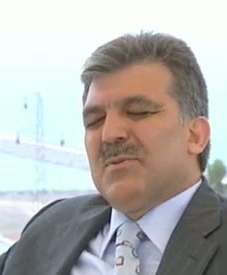
#> input picture Abdullah_Gul_10.jpg, 227 x 275 px, found by its file name
$ jupyter execute '[test]_face_boundary.ipynb'   (shell and % lines are left out)   (Python 2 division)
#> lines starting #> are read from the running program, lines starting #| are printed output that depends on the picture
[cell 1]
import numpy as np
import pandas as pd
import os

[cell 2]
import cv2
import matplotlib.pyplot as plt

# Import Data

[cell 3]
#image_dir = 'E:\Coursera\CVND\prj1\P1_Facial_Keypoints\data\\training'
image_dir = '.\\'
image_name = 'Abdullah_Gul_10.jpg'
img = cv2.imread(os.path.join(image_dir, image_name))
#> img is the input picture: shape (275, 227, 3); mean B, G, R 174.2, 176.8, 179.2

[cell 4]
img_cp = cv2.cvtColor(img, cv2.COLOR_BGR2RGB)
img_cp.shape
#> Out = (275, 227, 3)

[cell 5]
plt.imshow(img_cp)

[cell 6]
r = img_cp[:, :, 0]
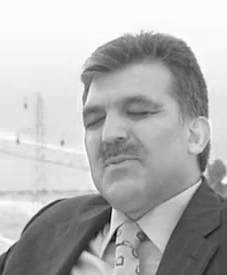
#> r: shape (275, 227); min 4, max 255, mean 179.2
g = img_cp[:, :, 1]
b = img_cp[:, :, 2]
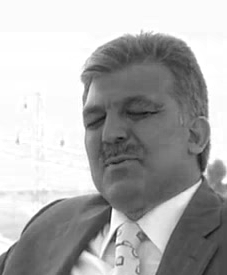
#> b: shape (275, 227); min 12, max 255, mean 174.2

fig, (ax0, ax1, ax2) = plt.subplots(1, 3, figsize=(18, 6))
ax0.imshow(r, cmap='gray')
ax1.imshow(g, cmap='gray')
ax2.imshow(b, cmap='gray')
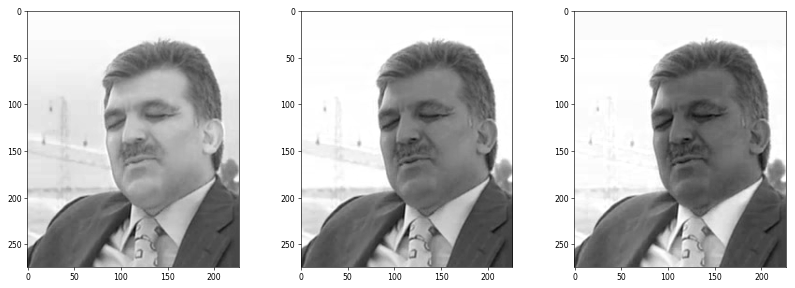
#> figure drawn by matplotlib, 3 panels

# Experiment 1. K-clustering to segment the image

[cell 7]
# Reshape the data: one column for each feature (R/G/B):
img_1 = img_cp.reshape((-1, 3))

# Convert to float
img_1 = np.float32(img_1)

criteria = (cv2.TERM_CRITERIA_EPS + cv2.TERM_CRITERIA_MAX_ITER, 20, 0.1)
k = 3
retval, labels, centers = cv2.kmeans(img_1, k, None, criteria, 10, cv2.KMEANS_RANDOM_CENTERS)
#> retval = 66741083; centers = [[98.96, 93.24, 90.19], [233.7, 246, 248], [166.8, 139.4, 128.1]]

[cell 8]
# convert data into 8-bit values
centers = np.uint8(centers)
#> centers = [[98, 93, 90], [233, 245, 248], [166, 139, 128]]
print centers
#| [[ 98  93  90]
#|  [233 245 248]
#|  [166 139 128]]

# Q: Not very clear?
segmented_data = centers[labels.flatten()]
print segmented_data.shape
#| (62425, 3)

[cell 9]
labels_img = labels.reshape(img_cp.shape[:2])
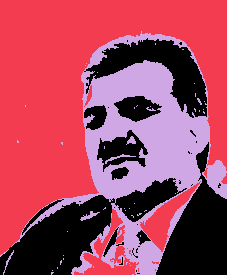
#> labels_img: shape (275, 227) int32; 3 distinct labels, from 0 to 2; one colour per label, 0 black
print labels_img.shape
#| (275, 227)

fig, (ax1, ax2, ax3) = plt.subplots(1, 3, figsize=(14,4))
ax1.imshow(labels_img==0, cmap='gray')
ax2.imshow(labels_img==1, cmap='gray')
ax3.imshow(labels_img==2, cmap='gray')
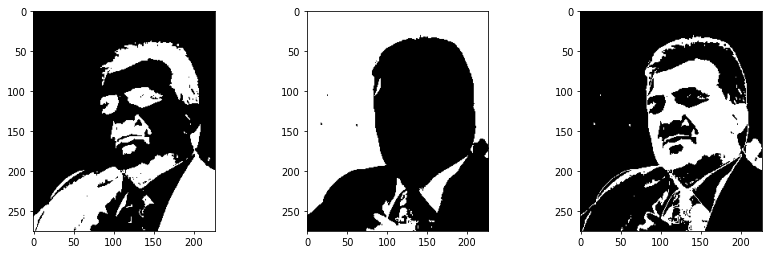
#> figure drawn by matplotlib, 3 panels

[cell 10]
i_cluster = 0
color_cluster = [0, 255, 0]
img_masked = img_1.reshape(img_cp.shape)

img_masked[labels_img==i_cluster] = color_cluster
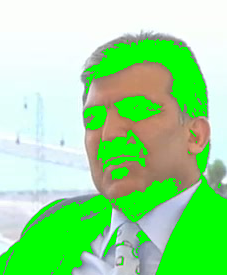
#> img_masked: shape (275, 227, 3) float32; mean R, G, B 151.1, 222.8, 148.5
plt.imshow(img_masked)
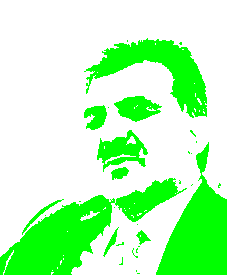
#> shown: shape (275, 227, 3) float32; mean R, G, B 0.716, 1, 0.716

# Experiment 2. Generate contour of the face from a binary image

# Experiment 3. Run corner detector to identify a face

[cell 11]
img3 = cv2.cvtColor(img_cp, cv2.COLOR_RGB2GRAY)
img3 = np.float32(img3)

# apply Harris detection
dst = cv2.cornerHarris(img3, 3, 3, 0.02)
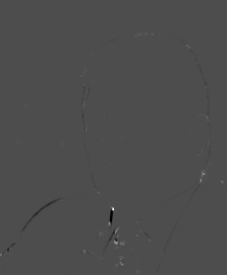
#> dst: shape (275, 227) float32; min -8771815, max 20131538, mean -3734.4; drawn with min black and max white
# Dilate to recover the area
dst = cv2.dilate(dst, None)
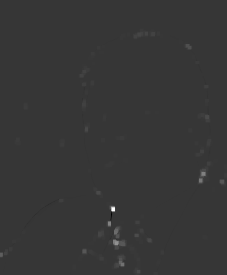
#> dst: shape (275, 227) float32; min -5422435, max 20131538, mean 50405.9; drawn with min black and max white
#

[cell 12]
thresh = 0.01*dst.max()
#> thresh = 201315.4

# Create an image copy to draw corners on
corner_image = np.copy(img3)

# Iterate through all the corners and draw them on the image (if they pass the threshold)
for j in range(0, dst.shape[0]):
    for i in range(0, dst.shape[1]):
        if(dst[j,i] > thresh):
            # image, center pt, radius, color, thickness
            cv2.circle( corner_image, (i, j), 1, (0,255,0), 1)
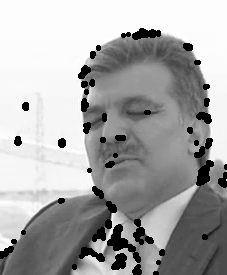
#> corner_image: shape (275, 227) float32; min 0, max 255, mean 167.4

plt.imshow(corner_image, cmap='gray')
